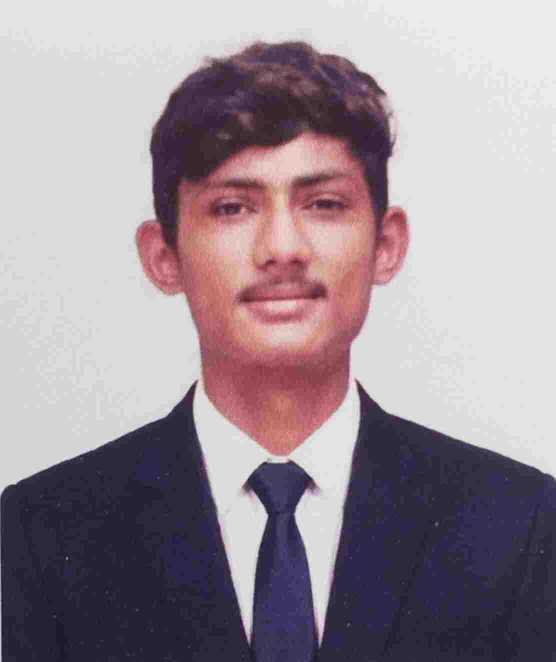
#> input picture experiments/opencv_utils/p2/img.jpg, 1112 x 1324 px, found by its file name (shown at 1/2 size)
$ python crop.py
#> lines starting #> are read from the running program, lines starting #| are printed output that depends on the picture
import cv2

img = cv2.imread("C:\\Users\\princ\\OneDrive\\Desktop\\New folder\\p2\\img.jpg")
#> img is the input picture: shape (1324, 1112, 3); mean B, G, R 151, 142.9, 155.5

if img is not None:
    cropp = img[400:800, 150:350]
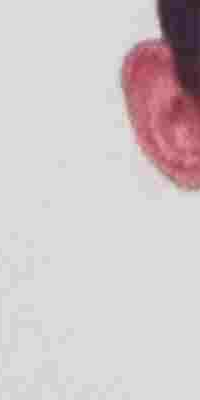
#> cropp: shape (400, 200, 3); mean B, G, R 202.4, 200.7, 209.7

    cv2.imshow('orignal',img)
    cv2.imshow('corpp',cropp)

    cv2.waitKey(0)
    cv2.destroyAllWindows()
